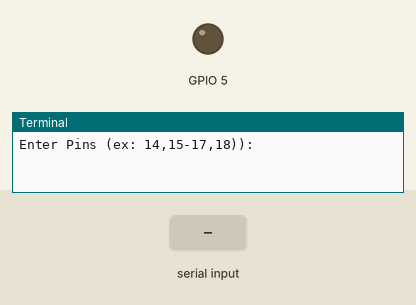
This program was run on a simulated Raspberry Pi (BCM pin numbers). Shown: output pins drawn as LEDs (lit = HIGH), the last lines printed to the terminal. The inputs (shaded band) are chosen by the test bench.

Above: at 1.2 s.
1.3 s: "5" typed at the terminal, then Enter
At 2.0 s:
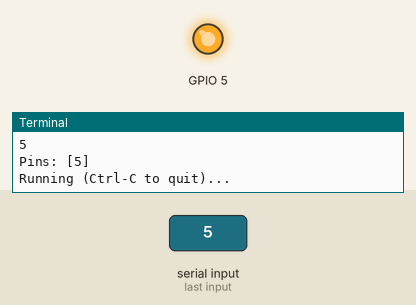
Timing chart, 0 to 4.3 s (numbered marks = the images above; inputs shaded):
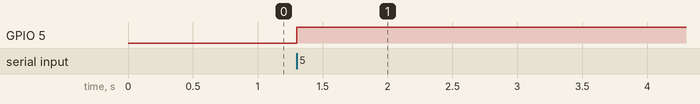

Measured:
- after the input at 1.3 s, GPIO 5: LOW → HIGH at once

The program:

pi-pins.py
```python
import os
import RPi.GPIO as GPIO
import time
import re
import sys, argparse

# Parse Args:
def mainargs(argv):
  parser = argparse.ArgumentParser(description='Turn pins on and off on a Raspberry Pi 2 B+.')
  parser.add_argument('-p', '--pins', type=str, nargs='+', required=False,
                   help='pins to turn on (comma separated, range of values, or combination of two. Ex: \'14,15-18, 20\')')
  args = parser.parse_args()
  return args

# Make sure pins are in valid range, or drop
def validate(inpins):
    outpins = []
    #2 to 27 is valid pin numbers
    for (i,item) in enumerate(inpins):
        #print "Checking: " + str(item)
        if int(item) < 2 or int(item) > 27:
            print "Item " + str(item) + " is not valid, removing."
        else:
            outpins.append(int(item))
    return outpins

# take comma separated and/or range and make array of pins
def split_pins(inpins):
  listout = []
  list1 = inpins.split(',')
  for item in list1:
    #print "item: " + str(item)
    if re.search('-', item):
        r = item.split('-')
        #print "match in "+ item
        for num in range(int(r[0]),int(r[1])+1):
            #print "R:"+ str(num)
            listout.append(int(num))
    else:
        #print "no match " + item
        listout.append(int(item))
  return listout

# Main
GPIO.setmode(GPIO.BCM)

args = mainargs(sys.argv[1:])

strpins = ''
# From command line flag or prompt
if args.pins:
  strpins =  ','.join(args.pins) # if any spaces, this will flatten it to 1 arg
  strpins = strpins.replace(",,", ",") # spaces will cause double comma, fixes it
  #print "STR: " + strpins
else:
  strpins = raw_input('Enter Pins (ex: 14,15-17,18)): ')

# parse, validate, sort ascending
pins = split_pins(strpins)
pins = validate(pins)
pins.sort();

print "Pins: " + '[%s]' % ', '.join(map(str, pins))

# Can take list so send list of pins to set HIGH:
# Main Action / Runner
GPIO.setup(pins, GPIO.OUT)
GPIO.output(pins, GPIO.HIGH)

print "Running (Ctrl-C to quit)..."
runner = True
try:
    while (runner == True):
      time.sleep(1) #set to whatever

except (KeyboardInterrupt, SystemExit): #when you press ctrl+c
    print "\nKilling Thread..."
    runner = False

GPIO.output(pins, GPIO.LOW)

GPIO.cleanup()
```
